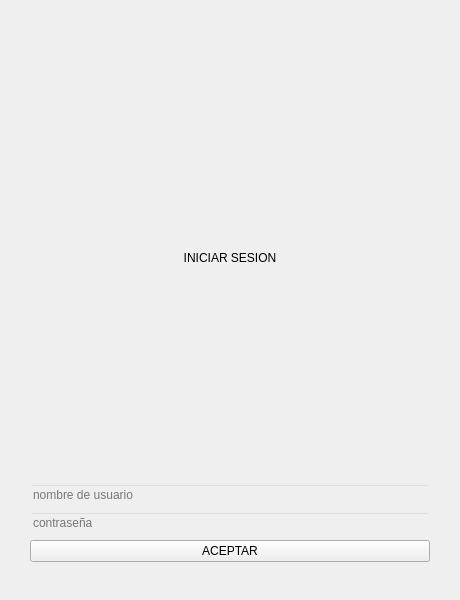
<?xml version="1.0" encoding="UTF-8"?>
<ui version="4.0">
 <class>MainWindow</class>
 <widget class="QMainWindow" name="MainWindow">
  <property name="geometry">
   <rect>
    <x>0</x>
    <y>0</y>
    <width>460</width>
    <height>600</height>
   </rect>
  </property>
  <property name="minimumSize">
   <size>
    <width>0</width>
    <height>600</height>
   </size>
  </property>
  <property name="maximumSize">
   <size>
    <width>800</width>
    <height>600</height>
   </size>
  </property>
  <property name="windowTitle">
   <string>MainWindow</string>
  </property>
  <widget class="QWidget" name="centralwidget">
   <layout class="QHBoxLayout" name="horizontalLayout">
    <item>
     <widget class="QWidget" name="widget_5" native="true"/>
    </item>
    <item>
     <widget class="QWidget" name="widget_2" native="true"/>
    </item>
    <item>
     <widget class="QWidget" name="widget_4" native="true">
      <layout class="QVBoxLayout" name="verticalLayout">
       <item>
        <spacer name="horizontalSpacer">
         <property name="orientation">
          <enum>Qt::Horizontal</enum>
         </property>
         <property name="sizeHint" stdset="0">
          <size>
           <width>357</width>
           <height>20</height>
          </size>
         </property>
        </spacer>
       </item>
       <item>
        <widget class="QLabel" name="label">
         <property name="enabled">
          <bool>true</bool>
         </property>
         <property name="text">
          <string>INICIAR SESION</string>
         </property>
         <property name="scaledContents">
          <bool>false</bool>
         </property>
         <property name="alignment">
          <set>Qt::AlignCenter</set>
         </property>
         <property name="wordWrap">
          <bool>false</bool>
         </property>
        </widget>
       </item>
       <item>
        <widget class="QLineEdit" name="textousuario">
         <property name="styleSheet">
          <string notr="true">background-color: rgba(0,0,0,0);
border: (none);
</string>
         </property>
         <property name="inputMask">
          <string/>
         </property>
         <property name="text">
          <string/>
         </property>
         <property name="maxLength">
          <number>32767</number>
         </property>
         <property name="placeholderText">
          <string>nombre de usuario</string>
         </property>
        </widget>
       </item>
       <item>
        <widget class="QLineEdit" name="textoContra">
         <property name="styleSheet">
          <string notr="true">background-color: rgba(0,0,0,0);
border: (none);
</string>
         </property>
         <property name="inputMask">
          <string/>
         </property>
         <property name="text">
          <string/>
         </property>
         <property name="maxLength">
          <number>32767</number>
         </property>
         <property name="placeholderText">
          <string>contraseña</string>
         </property>
        </widget>
       </item>
       <item>
        <widget class="QPushButton" name="botonAceptar">
         <property name="text">
          <string>ACEPTAR</string>
         </property>
        </widget>
       </item>
       <item>
        <spacer name="horizontalSpacer_2">
         <property name="orientation">
          <enum>Qt::Horizontal</enum>
         </property>
         <property name="sizeHint" stdset="0">
          <size>
           <width>357</width>
           <height>20</height>
          </size>
         </property>
        </spacer>
       </item>
      </layout>
     </widget>
    </item>
    <item>
     <widget class="QWidget" name="widget" native="true"/>
    </item>
    <item>
     <widget class="QWidget" name="widget_3" native="true"/>
    </item>
   </layout>
  </widget>
 </widget>
 <resources/>
 <connections/>
</ui>
